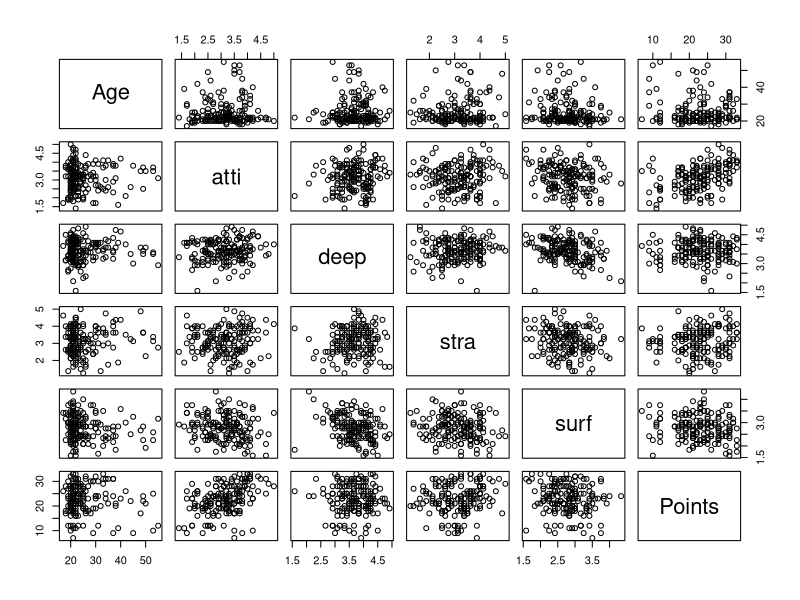
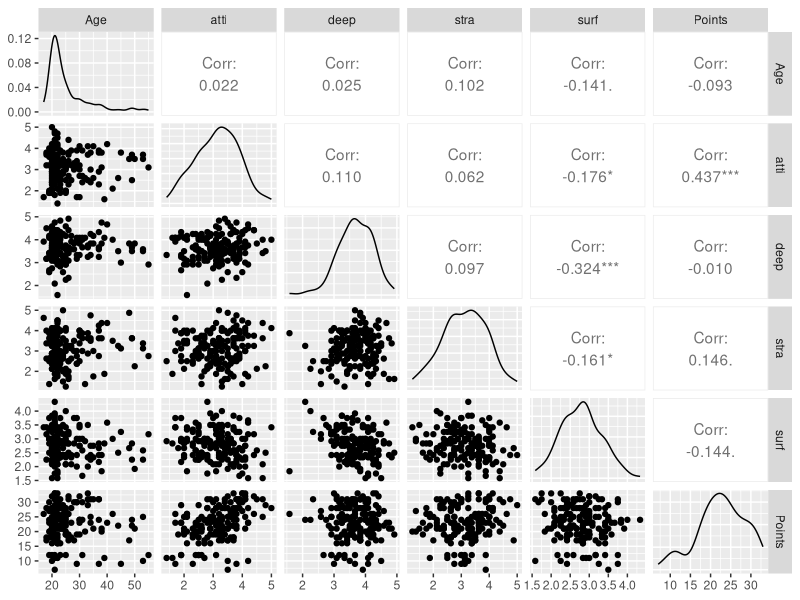

Source code (R) for these figures, in order:
## ---- chunk 1
date()
## ---- chunk 2
library(readr)
setwd("C:/Users/ariv/Documents/IODS-project/IODS-project/data")
learning2014 <- read_csv("learning2014.csv", 
    col_types = cols(...1 = col_skip(), gender = col_factor(levels = c("F", 
        "M")), Age = col_number(), atti = col_number(), 
        deep = col_number(), stra = col_number(), 
        surf = col_number(), Points = col_number()))
View(learning2014)
summary(learning2014$gender)
summary(learning2014$Age)
summary(learning2014$atti)
summary(learning2014$deep)
summary(learning2014$stra)
summary(learning2014$surf)
summary(learning2014$Points)
## ---- chunk 3
pairs(learning2014[-1])
## ---- chunk 4
library(GGally)
ggpairs(learning2014[-1], lower = list(combo = wrap("facethist", bins = 20)))
## ---- chunk 5
my_model1 <- lm(Points ~ atti + stra + surf, data = learning2014)
summary(my_model1)
## ---- chunk 6
my_model2 <- lm(Points ~ atti, data = learning2014)
summary(my_model2)
